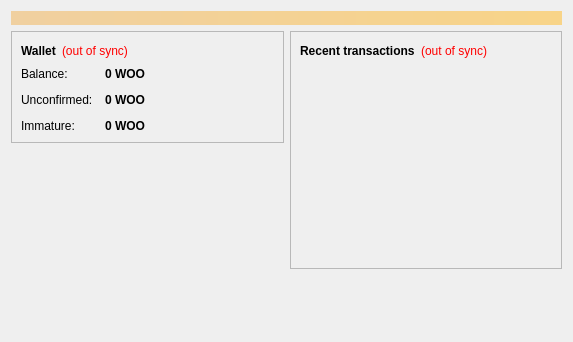
<?xml version="1.0" encoding="UTF-8"?>
<ui version="4.0">
 <class>OverviewPage</class>
 <widget class="QWidget" name="OverviewPage">
  <property name="geometry">
   <rect>
    <x>0</x>
    <y>0</y>
    <width>573</width>
    <height>342</height>
   </rect>
  </property>
  <property name="windowTitle">
   <string>Form</string>
  </property>
  <layout class="QVBoxLayout" name="topLayout">
   <item>
    <widget class="QLabel" name="labelAlerts">
     <property name="visible">
      <bool>false</bool>
     </property>
     <property name="styleSheet">
      <string notr="true">background-color: qlineargradient(x1: 0, y1: 0, x2: 1, y2: 0, stop:0 #F0D0A0, stop:1 #F8D488); color:#000000;</string>
     </property>
     <property name="wordWrap">
      <bool>true</bool>
     </property>
     <property name="margin">
      <number>3</number>
     </property>
    </widget>
   </item>
   <item>
    <layout class="QHBoxLayout" name="horizontalLayout" stretch="1,1">
     <item>
      <layout class="QVBoxLayout" name="verticalLayout_2">
       <item>
        <widget class="QFrame" name="frame">
         <property name="frameShape">
          <enum>QFrame::StyledPanel</enum>
         </property>
         <property name="frameShadow">
          <enum>QFrame::Raised</enum>
         </property>
         <layout class="QVBoxLayout" name="verticalLayout_4">
          <item>
           <layout class="QHBoxLayout" name="horizontalLayout_4">
            <item>
             <widget class="QLabel" name="label_5">
              <property name="font">
               <font>
                <weight>75</weight>
                <bold>true</bold>
               </font>
              </property>
              <property name="text">
               <string>Wallet</string>
              </property>
             </widget>
            </item>
            <item>
             <widget class="QLabel" name="labelWalletStatus">
              <property name="toolTip">
               <string>The displayed information may be out of date. Your wallet automatically synchronizes with the Woocoin network after a connection is established, but this process has not completed yet.</string>
              </property>
              <property name="styleSheet">
               <string notr="true">QLabel { color: red; }</string>
              </property>
              <property name="text">
               <string notr="true">(out of sync)</string>
              </property>
              <property name="alignment">
               <set>Qt::AlignLeading|Qt::AlignLeft|Qt::AlignVCenter</set>
              </property>
             </widget>
            </item>
            <item>
             <spacer name="horizontalSpacer_2">
              <property name="orientation">
               <enum>Qt::Horizontal</enum>
              </property>
              <property name="sizeHint" stdset="0">
               <size>
                <width>40</width>
                <height>20</height>
               </size>
              </property>
             </spacer>
            </item>
           </layout>
          </item>
          <item>
           <layout class="QFormLayout" name="formLayout_2">
            <property name="fieldGrowthPolicy">
             <enum>QFormLayout::AllNonFixedFieldsGrow</enum>
            </property>
            <property name="horizontalSpacing">
             <number>12</number>
            </property>
            <property name="verticalSpacing">
             <number>12</number>
            </property>
            <item row="0" column="0">
             <widget class="QLabel" name="label">
              <property name="text">
               <string>Balance:</string>
              </property>
             </widget>
            </item>
            <item row="0" column="1">
             <widget class="QLabel" name="labelBalance">
              <property name="font">
               <font>
                <weight>75</weight>
                <bold>true</bold>
               </font>
              </property>
              <property name="cursor">
               <cursorShape>IBeamCursor</cursorShape>
              </property>
              <property name="toolTip">
               <string>Your current balance</string>
              </property>
              <property name="text">
               <string notr="true">0 WOO</string>
              </property>
              <property name="textInteractionFlags">
               <set>Qt::LinksAccessibleByMouse|Qt::TextSelectableByKeyboard|Qt::TextSelectableByMouse</set>
              </property>
             </widget>
            </item>
            <item row="1" column="0">
             <widget class="QLabel" name="label_3">
              <property name="text">
               <string>Unconfirmed:</string>
              </property>
             </widget>
            </item>
            <item row="1" column="1">
             <widget class="QLabel" name="labelUnconfirmed">
              <property name="font">
               <font>
                <weight>75</weight>
                <bold>true</bold>
               </font>
              </property>
              <property name="cursor">
               <cursorShape>IBeamCursor</cursorShape>
              </property>
              <property name="toolTip">
               <string>Total of transactions that have yet to be confirmed, and do not yet count toward the current balance</string>
              </property>
              <property name="text">
               <string notr="true">0 WOO</string>
              </property>
              <property name="textInteractionFlags">
               <set>Qt::LinksAccessibleByMouse|Qt::TextSelectableByKeyboard|Qt::TextSelectableByMouse</set>
              </property>
             </widget>
            </item>
            <item row="2" column="0">
             <widget class="QLabel" name="labelImmatureText">
              <property name="text">
               <string>Immature:</string>
              </property>
             </widget>
            </item>
            <item row="2" column="1">
             <widget class="QLabel" name="labelImmature">
              <property name="font">
               <font>
                <weight>75</weight>
                <bold>true</bold>
               </font>
              </property>
              <property name="toolTip">
               <string>Mined balance that has not yet matured</string>
              </property>
              <property name="text">
               <string notr="true">0 WOO</string>
              </property>
              <property name="textInteractionFlags">
               <set>Qt::LinksAccessibleByMouse|Qt::TextSelectableByKeyboard|Qt::TextSelectableByMouse</set>
              </property>
             </widget>
            </item>
           </layout>
          </item>
         </layout>
        </widget>
       </item>
       <item>
        <spacer name="verticalSpacer">
         <property name="orientation">
          <enum>Qt::Vertical</enum>
         </property>
         <property name="sizeHint" stdset="0">
          <size>
           <width>20</width>
           <height>40</height>
          </size>
         </property>
        </spacer>
       </item>
      </layout>
     </item>
     <item>
      <layout class="QVBoxLayout" name="verticalLayout_3">
       <item>
        <widget class="QFrame" name="frame_2">
         <property name="frameShape">
          <enum>QFrame::StyledPanel</enum>
         </property>
         <property name="frameShadow">
          <enum>QFrame::Raised</enum>
         </property>
         <layout class="QVBoxLayout" name="verticalLayout">
          <item>
           <layout class="QHBoxLayout" name="horizontalLayout_2">
            <item>
             <widget class="QLabel" name="label_4">
              <property name="text">
               <string>&lt;b&gt;Recent transactions&lt;/b&gt;</string>
              </property>
             </widget>
            </item>
            <item>
             <widget class="QLabel" name="labelTransactionsStatus">
              <property name="toolTip">
               <string>The displayed information may be out of date. Your wallet automatically synchronizes with the Woocoin network after a connection is established, but this process has not completed yet.</string>
              </property>
              <property name="styleSheet">
               <string notr="true">QLabel { color: red; }</string>
              </property>
              <property name="text">
               <string notr="true">(out of sync)</string>
              </property>
              <property name="alignment">
               <set>Qt::AlignRight|Qt::AlignTrailing|Qt::AlignVCenter</set>
              </property>
             </widget>
            </item>
            <item>
             <spacer name="horizontalSpacer">
              <property name="orientation">
               <enum>Qt::Horizontal</enum>
              </property>
              <property name="sizeHint" stdset="0">
               <size>
                <width>40</width>
                <height>20</height>
               </size>
              </property>
             </spacer>
            </item>
           </layout>
          </item>
          <item>
           <widget class="QListView" name="listTransactions">
            <property name="styleSheet">
             <string notr="true">QListView { background: transparent; }</string>
            </property>
            <property name="frameShape">
             <enum>QFrame::NoFrame</enum>
            </property>
            <property name="verticalScrollBarPolicy">
             <enum>Qt::ScrollBarAlwaysOff</enum>
            </property>
            <property name="horizontalScrollBarPolicy">
             <enum>Qt::ScrollBarAlwaysOff</enum>
            </property>
            <property name="selectionMode">
             <enum>QAbstractItemView::NoSelection</enum>
            </property>
           </widget>
          </item>
         </layout>
        </widget>
       </item>
       <item>
        <spacer name="verticalSpacer_2">
         <property name="orientation">
          <enum>Qt::Vertical</enum>
         </property>
         <property name="sizeHint" stdset="0">
          <size>
           <width>20</width>
           <height>40</height>
          </size>
         </property>
        </spacer>
       </item>
      </layout>
     </item>
    </layout>
   </item>
  </layout>
 </widget>
 <resources/>
 <connections/>
</ui>
